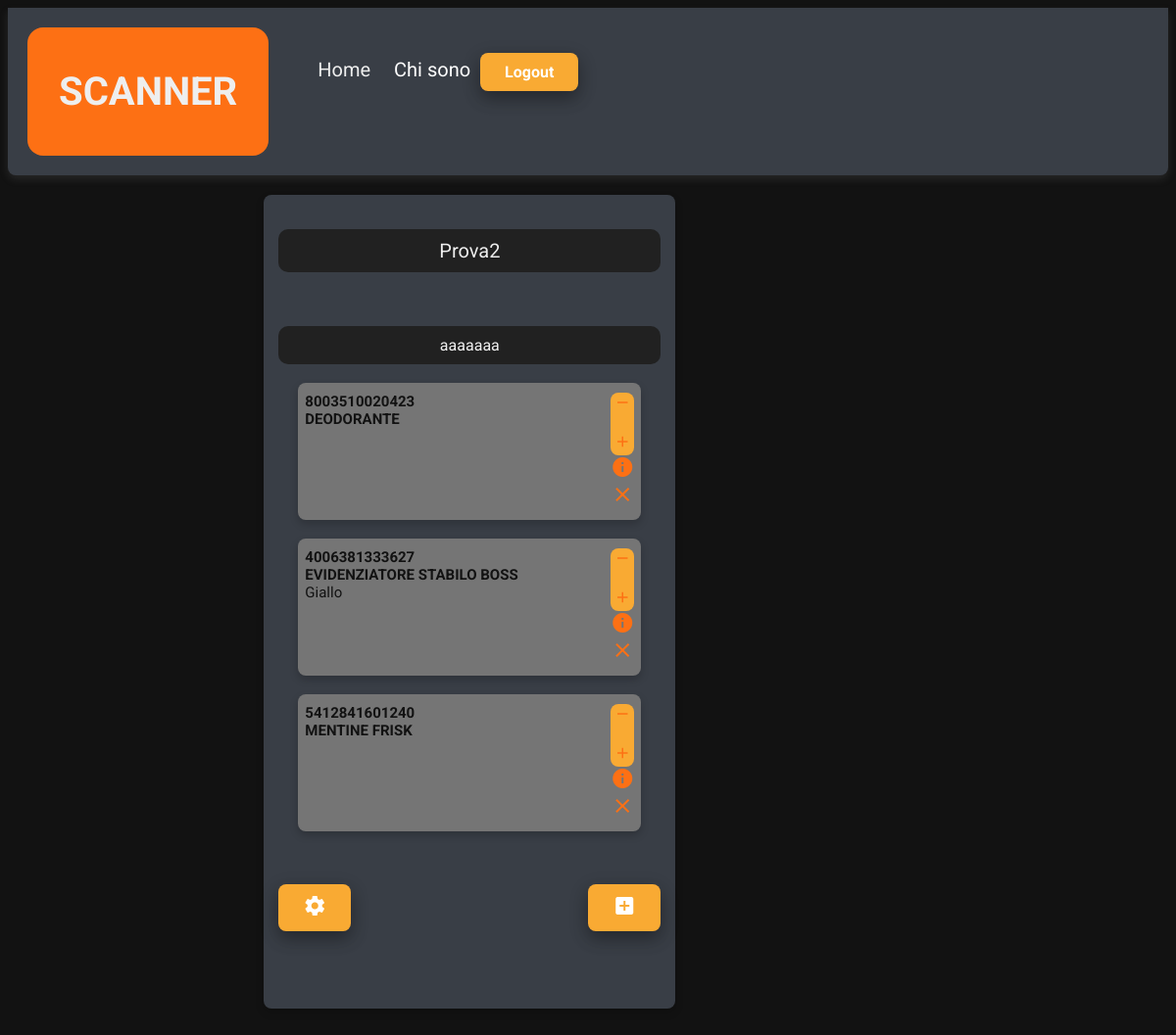
The app's page /HOME/Conteiner.php?id=2 (signed in) with its own data.
### tables this page shows
CREATE TABLE `ListaImmagazzinamento` (
  `id` int(20) NOT NULL,
  `nome` varchar(40) DEFAULT NULL,
  `descrizione` varchar(200) DEFAULT NULL,
  `id_UtenteRegistrato` int(11) NOT NULL
);

CREATE TABLE `Prodotto` (
  `id` int(20) NOT NULL,
  `nome` varchar(40) DEFAULT NULL,
  `info` varchar(200) DEFAULT NULL,
  `id_UtenteRegistrato` int(11) NOT NULL
);

CREATE TABLE `ProdottiConosciuti` (
  `id_Prodotto` int(20) NOT NULL,
  `codice_a_barre` varchar(40) DEFAULT NULL,
  `data_iscrizione` date DEFAULT NULL
);

### HOME/Conteiner.php (the view, shortened to what this page needs)
<?php
require "../Setup/config.php";
$username=$_SESSION["username"];
$lista=$_GET["id"];
if(isset($_SESSION["loggedin"]) && $_SESSION["loggedin"] === true){
  $home="home.php";
  $log= "Logout";
}
else {
$home="../index.php";
$log= "Login";
}
$query="SELECT * FROM ListaImmagazzinamento, Registrato
         WHERE ListaImmagazzinamento.id_UtenteRegistrato= Registrato.id_Utente
         AND ListaImmagazzinameNto.id='$lista' AND Registrato.username='$username'";
if (!$result= mysqli_query($link, $query)) {
    $err=" Lista NON Trovata";
 }
 else{
    $row = mysqli_fetch_assoc($result);
    $descrizione=$row["descrizione"];
    $lista_nome=$row['nome'];
    $query="SELECT Prodotto.nome, Prodotto.info, Prodotto.id, Contiene.quantità, ProdottiConosciuti.codice_a_barre
            FROM Prodotto,ListaImmagazzinamento, Contiene, Registrato, ProdottiConosciuti
            WHere ListaImmagazzinamento.id='$lista' AND Registrato.username='$username'
            AND ListaImmagazzinamento.id_UtenteRegistrato= Registrato.id_Utente
            AND Contiene.id_ProdottoConosciuto=ProdottiConosciuti.id_Prodotto
            AND ProdottiConosciuti.id_Prodotto=Prodotto.id
            AND Contiene.id_ListaImmagazzinamento=ListaImmagazzinamento.id";
    if (!$result= mysqli_query($link, $query)) {
        $err=" ERRORE LISTA";
     }
     while ($row = mysqli_fetch_assoc($result)) {
        $emparray[] = $row;
    }
 }
?>
<!DOCTYPE html>
<html lang="en">
  <head>
    <link
      rel="stylesheet"
      href="https://cdnjs.cloudflare.com/ajax/libs/meyer-reset/2.0/reset.min.css"
    />
    <link rel="stylesheet/less" type="text/css" href="../CSS/styles.less" />
    <link rel="stylesheet" href="../CSS/style.css?v=3.4.1" />
  </head>
  <body onload="setHandlersHOME()">
    <header class="headercard">
      <div class="logo intro-text">
        <a href="../index.php" id="logo"><h1>SCANNER</h1></a>
      </div>
      <div class="union">
        <ul class="menu">
          <li class="">
            <a href= <?php echo $home; ?>>
              <span style="" class="normal-text white-text">Home</span>
            </a>
          </li>
          <li><a href="../Contact.php"  class="normal-text white-text">Chi sono</a></li>
        </ul>
        <h3><a href="../Login/logout.php" class="buttonBase login"><?php echo $log; ?></a></h3>
      </div>
    </header>
    <main style="margin: 20px">
        <div>
          <div class="card ">
            <p class="normal-text titolocard">
                <?php echo $lista_nome;?>
                <br>
            </p>
            <p>
              <br>
              <div class="white-text titolocard">
                    <?php
                      if (empty($descrizione)) {
                        echo "nessuna descrizione";
                      }
                      else{
                        echo $descrizione;
                      }
                     ?>
              </div>
              <br>
              <?php
                foreach ($emparray as $key => $value) {
                  $link=str_replace(' ', '+', $value['nome']);
                  echo  '
                        <div class="colored-black-text link todolist small-text"
                        style="margin-right:20px;margin-left:20px;
                        padding: 10px 7px 10px 7px";>'.
                        '<span>'.
                        '<span class="code">' .
                        $value['codice_a_barre'].
                        " <br> ".
                        $value['nome'] .
                        " </span>" .
                        "<br>".
                        $value['info'] .
                        '</span>'.
                        '<div>'.
                        '</div>'.
                        '<div>'.
                        '<span class="buttonEst">' .
                        "<a href=Conteiner.php?quantita=meno1&id=".
                        $lista.
                        '&id_elemento='.
                        $value['id'].
                        '><div class="material-icons md-18">remove</div></a>' .
                        "<br>".
                        $value['quantità'].
                        "<br>".
                        "<a href=Conteiner.php?quantita=plus1&id=".
                        $lista.
                        '&id_elemento='.
                        $value['id'].
                        '><span class="material-icons md-18">add</span></a>' .
                        '</span>'.
                        '<div>' .
                        "<a href=/HOME/prodotti.php?prodotto=" .
                        $link.
                        '><span class="material-icons">
                        info
                        </span></a>' .
                        '<br>'.
                        "<a href=/HOME/Conteiner.php?cancella=" .
                        $value['id'].
                        '&id='.
                        $lista.
                        " " .
                        '><span class="material-icons">
                        clear
                        </span></a>' .
                        '</div>'.
                        '</div>'.
                        "</div>" .
                        "<br>";
                  }
              ?>
            </p>
            <br>
            <div style="display:flex; justify-content:space-between">
            <button class="buttonBase"  onclick="displayMODIFICA('modifica')">
                <span class="material-icons">
                </span>
              </button>
              <button class="buttonBase"  onclick="displayMODIFICA('aggiungi')">
                <span class="material-icons">
    	          </span>
              </button>
            </div>
            <p class="intro-text white-text">
              <?php
                echo "<br>";
              ?>
            </p>
          </div>
          <br>
          <br>
          <br>
          <br>
       </div>
    </main>
</body>

### CSS/style.css (style rules this page uses)
body { font-family: "Roboto", sans-serif; font-size: 16px; background-color: #121212; }
a { text-decoration: none; }
h1, h2, h3, h4, h5, p { color: #eeeeee; }
.white-text { color: #eeeeee; }
.colored-black-text { color: #121212; }
.normal-text { font-size: 20px; }
.small-text { font-size: 15px; }
.intro-text { text-transform: uppercase; font-size: 20px; font-weight: bold; }
.code { text-transform: uppercase; font-weight: bold; }
.material-icons.md-18 { font-size: 18px; }
.buttonBase { background-color: #f9aa33; box-shadow: 0 8px 16px 0 rgba(0, 0, 0, 0.2), 0 6px 20px 0 rgba(0, 0, 0, 0.19); border: none; border-radius: 8px; color: white; padding: 10px 25px; text-align: center; text-decoration: none; display: inline-block; font-size: 16px; transition-duration: 0.4s; }
.buttonEst { background-color: #f9aa33; border: none; border-radius: 8px; color: white; padding: 1px 3px; text-align: center; text-decoration: none; display: inline-block; }
.card { background-color: #393e46; box-shadow: 0 4px 8px 0 rgba(0, 0, 0, 0.2); transition: 0.3s; padding: 15px; width: 420px; border-radius: 8px; height: fit-content; }
.titolocard { text-align: center; background-color: #212121; padding: 10px 15px; border-radius: 10px; }
.headercard { background-color: #393e46; box-shadow: 0 4px 8px 0 rgba(124, 124, 124, 0.2); width: 100%; border-radius: 0px 0px 8px 8px; }
.todolist { background-color: #757575; box-shadow: 0 4px 8px 0 rgba(0, 0, 0, 0.2); transition: 0.3s; padding: 10px 15px; margin: 0px 12% 0px 12%; border-radius: 8px; display: flex; justify-content: space-between; }
header { width: 100%; top: 0; left: 0; padding: 20px; display: flex; position: -webkit-sticky; position: sticky; }
.logo { background-color: #fd7014; border: none; border-radius: 16px; color: white; padding: 15px 32px; text-decoration: none; display: inline-block; text-align: center; }
.menu { width: 100%; }
.menu li { display: inline-block; }
.menu li a { color: #ffffff; padding: 10px; padding-top: 15px; display: block; }
.union { display: flex; }
.login { align-items: flex-end; right: 25%; margin-top: 7px; }
main { margin: 20px; display: flex; justify-content: space-evenly; }
.link a:link { text-decoration: underline; font-weight: bold; color: #fd7014; }
*, *:before, *:after { -webkit-box-sizing: border-box; -moz-box-sizing: border-box; box-sizing: border-box; }

### records on screen
listaimmagazzinamento: nome "Prova2", descrizione "aaaaaaa"
prodotto: prodotticonosciuti.codice_a_barre "8003510020423", nome "DEODORANTE"
prodotto: prodotticonosciuti.codice_a_barre "4006381333627", nome "EVIDENZIATORE STABILO BOSS", info "Giallo"
prodotticonosciuti: codice_a_barre "5412841601240", id_Prodotto.nome "MENTINE FRISK"

### other values on screen
$log "Logout"
